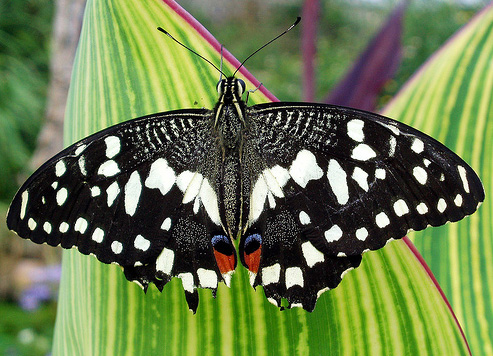
#> input picture data/butterfly.jpg, 493 x 356 px
$ python -i detectBlobsSolution.py   (imports and definitions only)
#> lines starting #> are read from the running program, lines starting #| are printed output that depends on the picture
#> further down, picture is the input picture: shape (356, 493, 3); mean B, G, R 76.9, 123.5, 106.9
# uncompyle6 version 3.7.4
# Python bytecode 3.7 (3394)
# Decompiled from: Python 3.8.3 (default, May 19 2020, 13:54:14)
# [Clang 10.0.0 ]
# Embedded file name: /Users/mingzhe/Downloads/COS429_Fall2020_HW1 (2)/code/detectBlobs.py
# Compiled at: 2020-09-05 21:36:47
# Size of source mod 2**32: 5476 bytes
import sys, numpy as np, math, cv2
from scipy import ndimage

def get_log_kernel(siz, std):
    x = y = np.linspace(-siz, siz, 2 * siz + 1)
    x, y = np.meshgrid(x, y)
    arg = -(x ** 2 + y ** 2) / (2 * std ** 2)
    h = np.exp(arg)
    h[h < sys.float_info.epsilon * h.max()] = 0
    h = h / h.sum() if h.sum() != 0 else h
    h1 = h * (x ** 2 + y ** 2 - 2 * std ** 2) / std ** 4
    return h1 - h1.mean()


def imresize(im, scale):
#> called with scale = 2
    h, w = im.shape
#> h = 356; w = 493
    new_size = (math.ceil(w * scale), math.ceil(h * scale))
#> new_size = (986, 712)
    return cv2.resize(im, new_size)
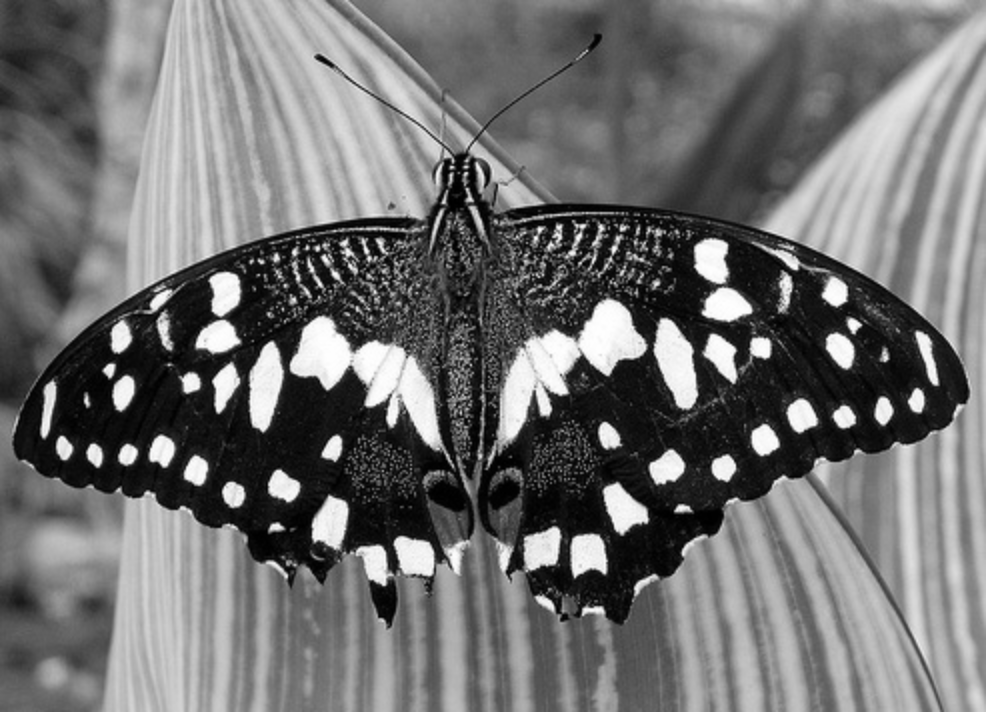
#> returned value: shape (712, 986) float64; min 0.000245, max 1, mean 0.444


def pad_with(vector, pad_width, iaxis, kwargs):
    pad_value = kwargs.get('padder', 0)
    vector[:pad_width[0]] = pad_value
    vector[-pad_width[1]:] = pad_value


def scaleSpace(im, num_intervals, minSize):
    pyra = {}
    pyra['size'] = im.shape
    im = imresize(im, 2)
    smallDim = min(im.shape)
#> smallDim = 712
    numOctaves = math.ceil(math.log(smallDim / minSize)) + 1
#> numOctaves = 6
    pyra['im'] = []
    pyra['scale'] = np.zeros(numOctaves * num_intervals)
    stepSize = 2 ** (1 / num_intervals)
    currScale = 2
    offset = 0
    for s in range(numOctaves):
        for i in range(num_intervals):
            pyra['im'].append(imresize(im, 1 / stepSize ** i))
            pyra['scale'][offset + i] = currScale / stepSize ** i

        im = imresize(im, 0.5)
        currScale = currScale * 0.5
        offset = offset + num_intervals
#> this loop made 6 passes
#> after the loop, currScale = 0.0312; offset = 72; pyra = 3 items

    return pyra


def DetectBlobs(im, sigma=2, num_intervals=12, threshold=0.0001):
    if len(im.shape) > 2:
        im = cv2.cvtColor(im, cv2.COLOR_BGR2GRAY) / 255
    r = math.ceil(3 * sigma)
    g = get_log_kernel(r, sigma)
    pyra = scaleSpace(im, num_intervals, g.shape[0])
#> pyra = 3 items
    scores = np.zeros(shape=(im.shape[0], im.shape[1], len(pyra['scale'])))
    for i in range(len(pyra['scale'])):
        score0 = abs(ndimage.convolve((pyra['im'][i]), g, mode='nearest'))
        l = g.shape[0] // 2
        score = score0[l:-l, l:-l]
        score = np.pad(score, r, pad_with, padder=0)
        scores[:, :, i] = cv2.resize(score, (im.shape[1], im.shape[0]))
#> this loop made 72 passes
#> l on pass 1: 6
#> pass 1, in DetectBlobs, `score0 = abs(ndimage.convolve((pyra['im'][i]), g, mode='nearest'))`:
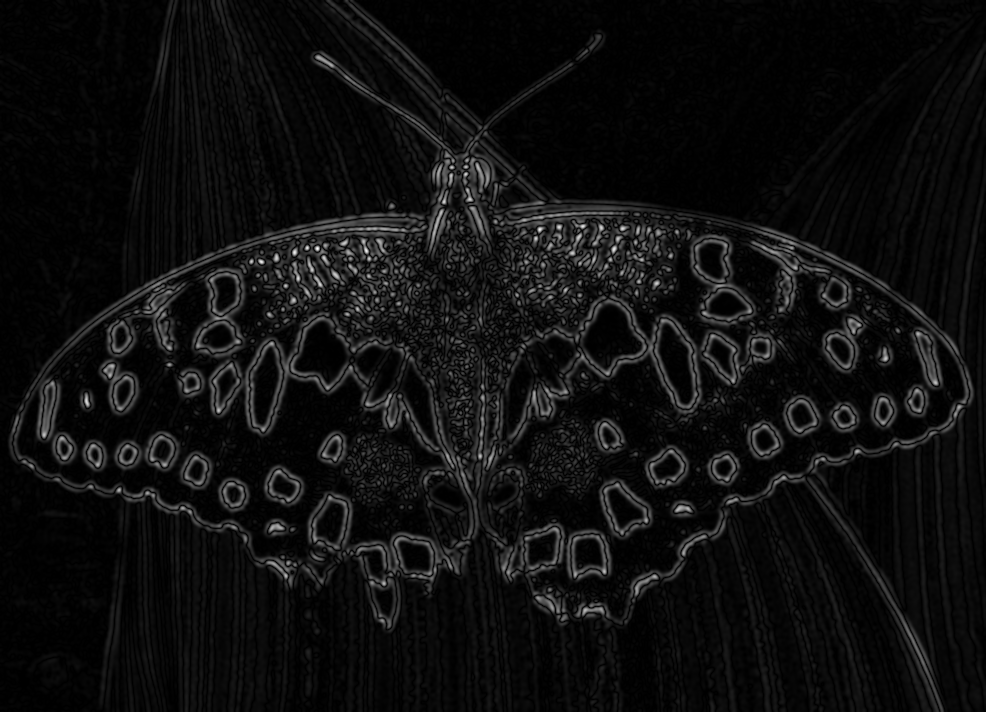
#> score0: shape (712, 986) float64; min 1.58e-08, max 0.115, mean 0.00699; drawn with min black and max white
#> pass 1, in DetectBlobs, `score = score0[l:-l, l:-l]`:
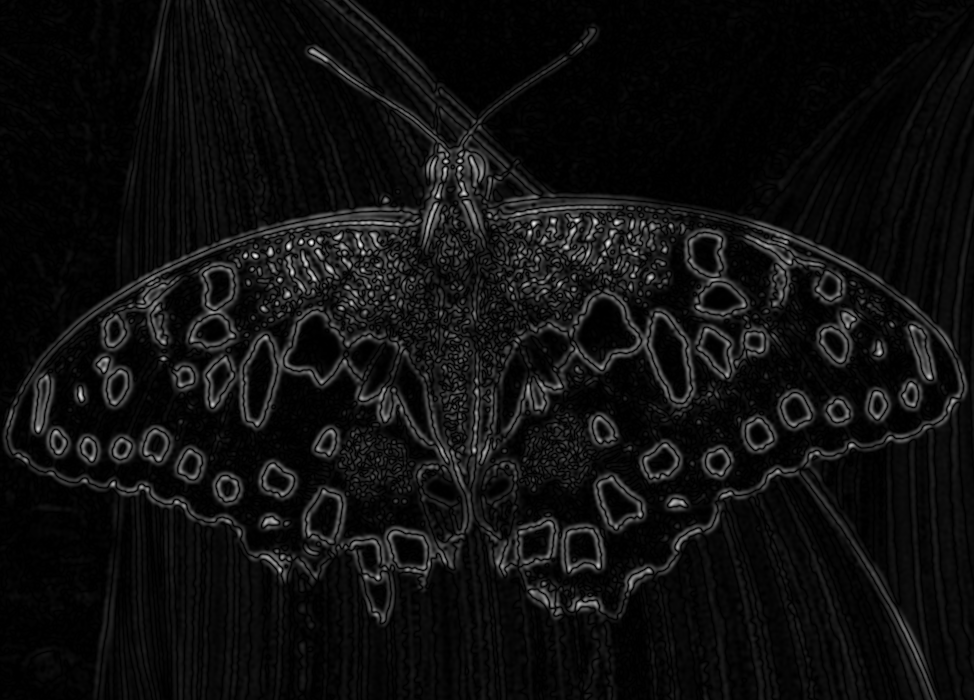
#> score: shape (700, 974) float64; min 1.58e-08, max 0.115, mean 0.00712; drawn with min black and max white

    nbhd = (3, 3)
    for i in range(len(pyra['scale'])):
        ordscore = ndimage.rank_filter((scores[:, :, i]), rank=(-1), size=nbhd)
        ismax = abs(ordscore - scores[:, :, i]) < sys.float_info.epsilon
        scores[:, :, i] = ismax * scores[:, :, i]
#> this loop made 72 passes
#> pass 1, in DetectBlobs, `ismax = abs(ordscore - scores[:, :, i]) < sys.float_info.epsilon`:
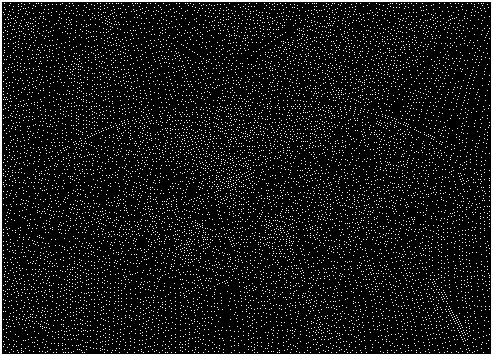
#> ismax: shape (356, 493) bool; 8.1% white in thin lines or dots

    blobScale = scores.argmax(axis=2)
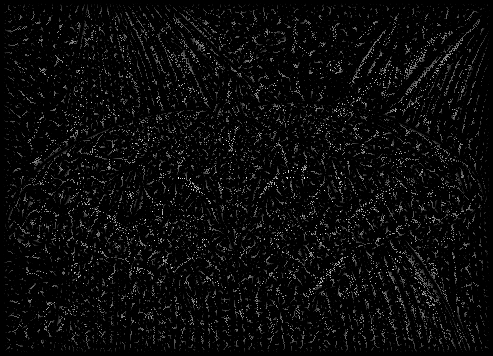
#> blobScale: shape (356, 493) int64; min 0, max 71, mean 3; drawn with min black and max white
    blobScore = np.take_along_axis(scores, (blobScale[:, :, None]), axis=2).reshape(im.shape)
    nmsRadius = max(1, math.ceil(0.005 * math.sqrt(im.shape[0] ** 2 + im.shape[1] ** 2)))
    nbhd = (2 * nmsRadius + 1, 2 * nmsRadius + 1)
    ordscore = ndimage.rank_filter(blobScore, rank=(-1), size=nbhd)
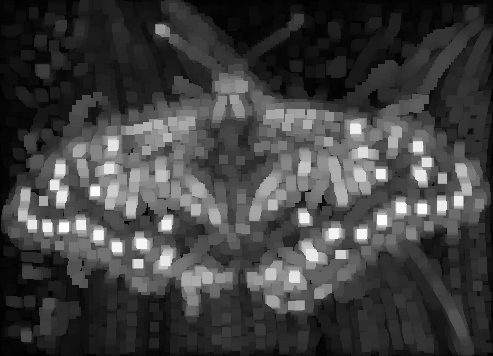
#> ordscore: shape (356, 493) float64; min 0, max 0.147, mean 0.0376; drawn with min black and max white
    ismax = abs(ordscore - blobScore) < sys.float_info.epsilon
#> ismax: shape (356, 493) bool; 0.84% white in thin lines or dots
    blobScore = blobScore * ismax
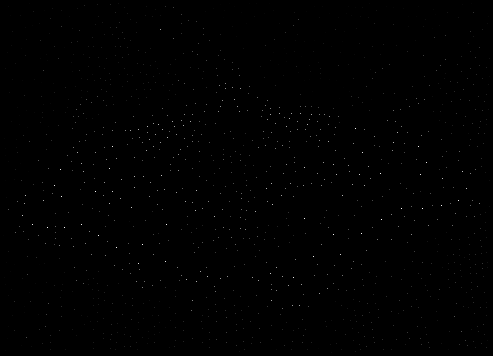
#> blobScore: shape (356, 493) float64; min 0, max 0.147, mean 0.000278; drawn with min black and max white
    inds = blobScore > threshold
#> inds: shape (356, 493) bool; 0.76% white in thin lines or dots
    indices = np.argwhere(inds)
    r = 1 / pyra['scale'][blobScale[inds]].T * sigma * math.sqrt(2)
    blobs = np.concatenate((indices, r.reshape(-1, 1), blobScore[inds].reshape(-1, 1)), axis=1)
    return blobs

>>> import cv2
>>> picture = cv2.imread('../data/butterfly.jpg')
>>> result = DetectBlobs(picture)
